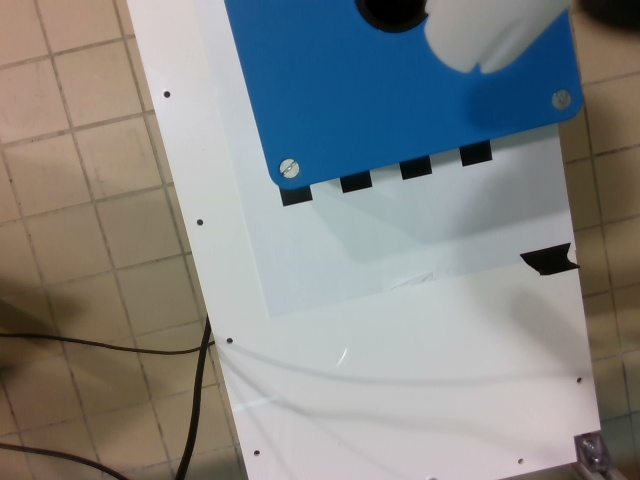
#> input picture photos_integ/flux_continu/video0.jpg, 640 x 480 px; its folder holds only this picture in this run
$ python test2.py
#> lines starting #> are read from the running program, lines starting #| are printed output that depends on the picture; after the words box and inside, x2 and y2 are one past the last pixel; in counts of white or black regions, pixels touching at a corner belong together
import cv2
import numpy as np
import glob
import os

# Dossier contenant les images
image_folder = "photos_integ/flux_continu"
output_folder = "output_images"
os.makedirs(output_folder, exist_ok=True)

def process_image(image_path):
#> called with image_path = 'photos_integ/flux_continu/video0.jpg'
    img = cv2.imread(image_path)
#> img is the input picture: shape (480, 640, 3); mean B, G, R 132.1, 133, 130.7

    # Convertir en HSV et extraire la valeur
    hsv = cv2.cvtColor(img, cv2.COLOR_BGR2HSV)
#> hsv: shape (480, 640, 3); mean H, S, V 58.2, 72.3, 148.6
    v_channel = hsv[:, :, 2]
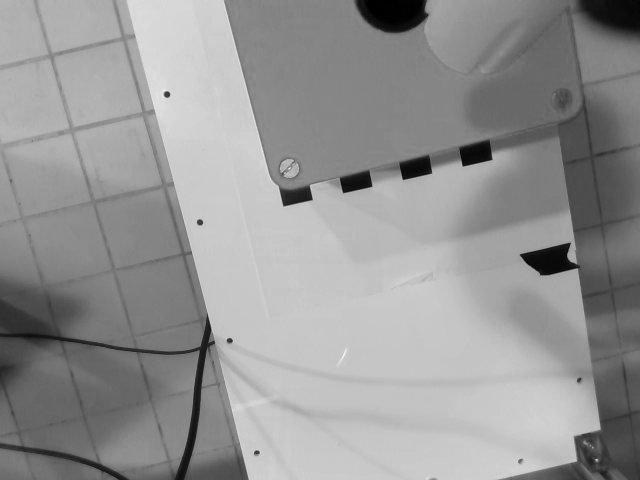
#> v_channel: shape (480, 640); min 0, max 245, mean 148.6

    # Égalisation d'histogramme pour améliorer le contraste
    v_equalized = cv2.equalizeHist(v_channel)
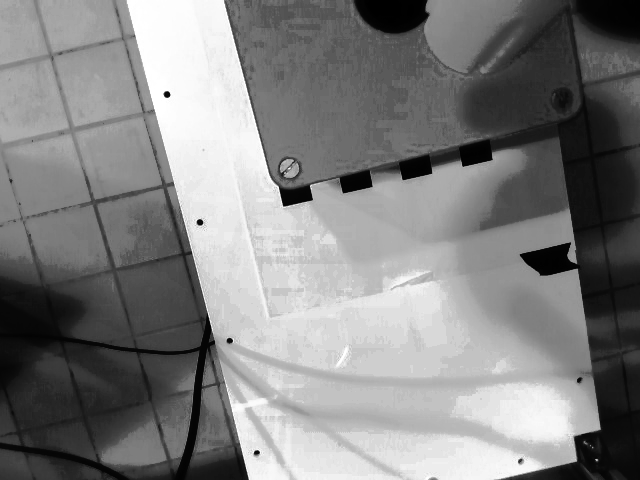
#> v_equalized: shape (480, 640); min 0, max 255, mean 128.8

    # Seuillage d'Otsu pour détecter les blobs noirs
    _, thresh = cv2.threshold(v_equalized, 40, 255, cv2.THRESH_BINARY_INV + cv2.THRESH_OTSU)
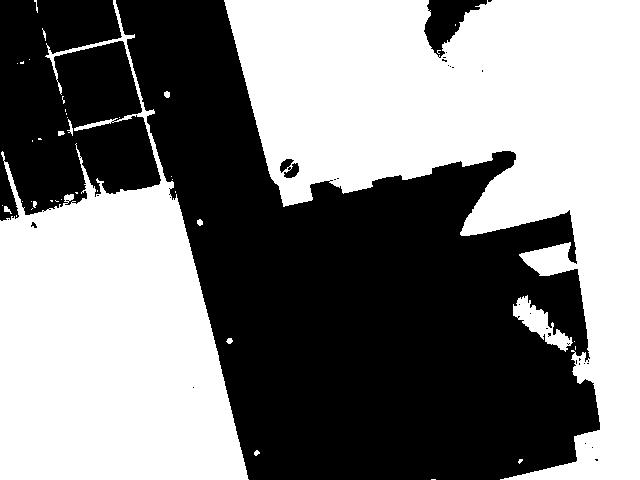
#> thresh: shape (480, 640); 50.7% white; 32 black regions (27 under 20 px), largest, box (x1, y1, x2, y2) and area: (116, 0, 600, 480) 122926, (0, 0, 161, 221) 26462, (424, 0, 487, 58) 1707, (280, 159, 299, 178) 236, (31, 222, 37, 228) 21

    # Opérations morphologiques (dilatation puis érosion) pour améliorer la segmentation
    kernel = np.ones((5, 5), np.uint8)
    thresh = cv2.morphologyEx(thresh, cv2.MORPH_CLOSE, kernel)
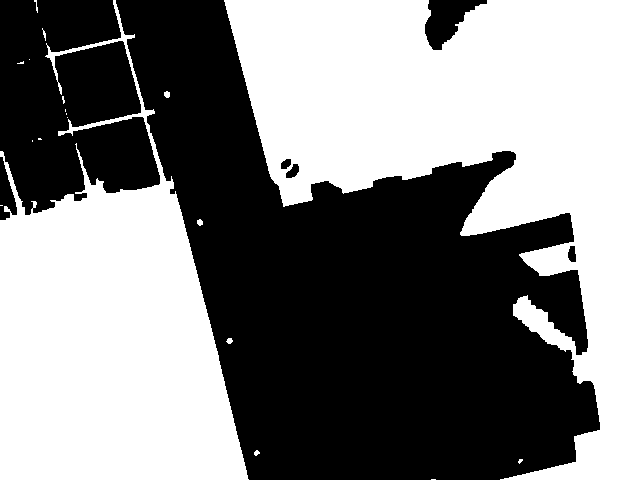
#> thresh: shape (480, 640); 51% white; 7 black regions

    # Détection des contours
    contours, _ = cv2.findContours(thresh, cv2.RETR_EXTERNAL, cv2.CHAIN_APPROX_SIMPLE)
#> contours = 19 contours, 14 with area under 20; largest, box (x1, y1, x2, y2) and area: (224, 0, 640, 480) 92981, (0, 0, 249, 480) 61388, (164, 91, 170, 98) 24, (197, 219, 203, 226) 23, (226, 338, 233, 344) 22

    # Sélection du plus grand contour en surface
    if contours:
        largest_contour = max(contours, key=cv2.contourArea)
#> largest_contour = contour of 678 points, box (x1, y1, x2, y2) (224, 0, 640, 480), area 92981

        # Calcul du centroïde
        M = cv2.moments(largest_contour)
#> M = moments, m00 92981, centre m10/m00, m01/m00 = (479.1, 146.6)
        if M["m00"] != 0:
            cX = int(M["m10"] / M["m00"])
#> cX = 479
            cY = int(M["m01"] / M["m00"])
#> cY = 146
            cv2.circle(img, (cX, cY), 5, (0, 255, 0), -1)  # Centroïde en vert
#> img: shape (480, 640, 3); 0.03% of pixels changed, all inside (x1, y1, x2, y2) = (474, 141, 485, 152)
            cv2.putText(img, f"({cX}, {cY})", (cX - 40, cY - 10),
                        cv2.FONT_HERSHEY_SIMPLEX, 0.6, (0, 255, 0), 2)

        # Dessin du contour
        cv2.drawContours(img, [largest_contour], -1, (0, 0, 255), 2)  # Contour en rouge
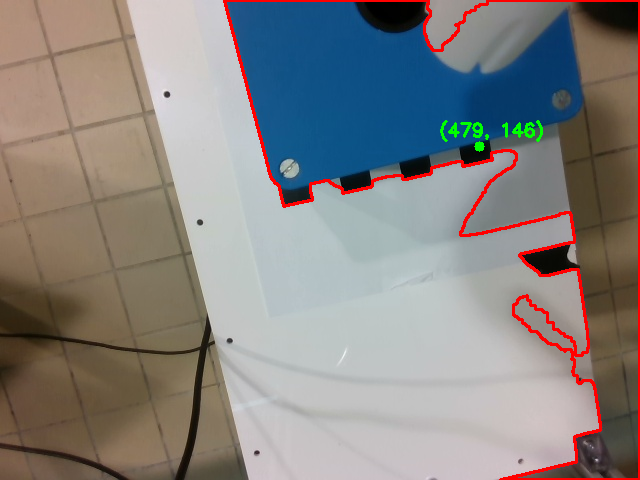
#> img: shape (480, 640, 3); mean B, G, R 129.3, 131, 134

    return img

# Traiter toutes les images du dossier
images = glob.glob(os.path.join(image_folder, "*.jpg"))

for image_path in images:
    processed_img = process_image(image_path)


    # Afficher l'image (décommentez pour voir chaque image)
    cv2.imshow("Processed Image", processed_img)
    cv2.waitKey(0)

cv2.destroyAllWindows()

$ run again, on photos_integ/flux_continu/video12.jpg
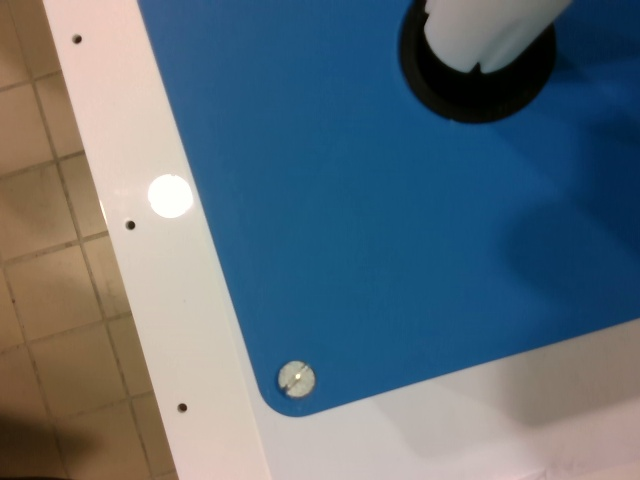
#> input picture photos_integ/flux_continu/video12.jpg, 640 x 480 px
#> in process_image, img is the input picture: shape (480, 640, 3); mean B, G, R 121.1, 109.9, 93.9
#> hsv: shape (480, 640, 3); mean H, S, V 59.3, 135.9, 139
#> in process_image, `thresh = cv2.morphologyEx(thresh, cv2.MORPH_CLOSE, kernel)`:
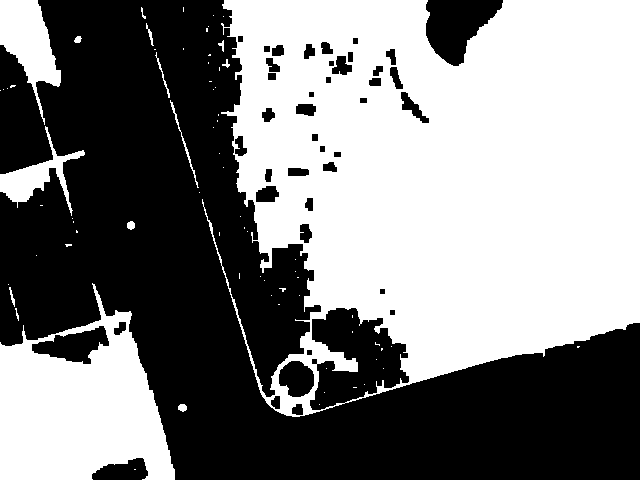
#> thresh: shape (480, 640); 50.6% white; 42 black regions
#> contours = 61 contours, 50 with area under 20; largest, box (x1, y1, x2, y2) and area: (202, 0, 640, 417) 137498, (0, 283, 175, 480) 22204, (0, 0, 61, 125) 3391, (0, 126, 85, 216) 1723, (170, 100, 199, 188) 82
#> largest_contour = contour of 817 points, box (x1, y1, x2, y2) (202, 0, 640, 417), area 137498
#> M = moments, m00 137497.5, centre m10/m00, m01/m00 = (440.1, 183)
#> cX = 440
#> cY = 183
#> in process_image, `cv2.drawContours(img, [largest_contour], -1, (0, 0, 255), 2)`:
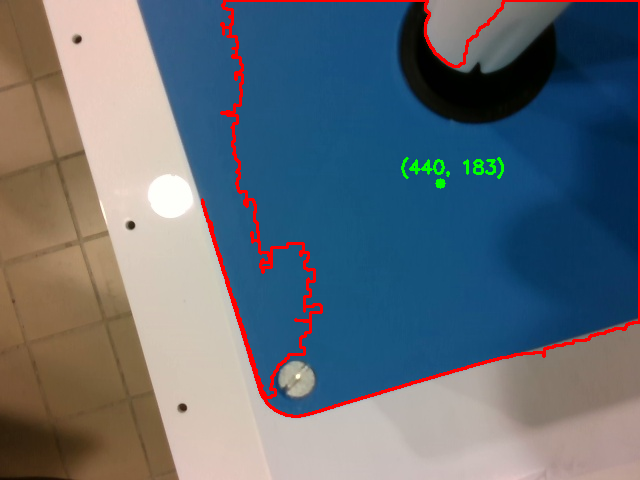
#> img: shape (480, 640, 3); mean B, G, R 118.1, 108.4, 98.3

$ run again, on photos_integ/flux_continu/video1.jpg
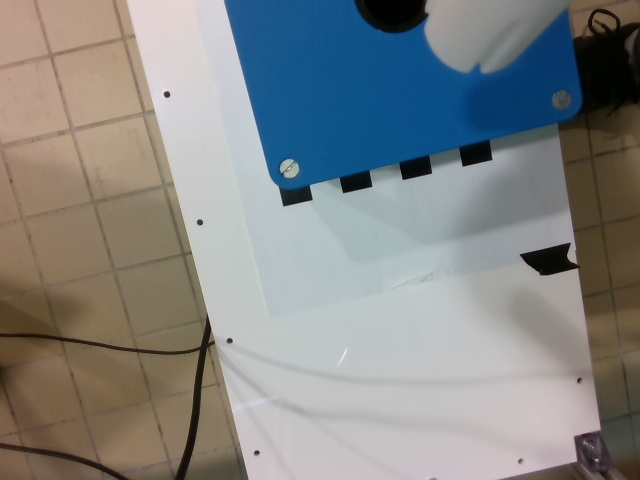
#> input picture photos_integ/flux_continu/video1.jpg, 640 x 480 px
#> in process_image, img is the input picture: shape (480, 640, 3); mean B, G, R 132.7, 133.5, 131
#> hsv: shape (480, 640, 3); mean H, S, V 59.9, 74.1, 149.2
#> in process_image, `thresh = cv2.morphologyEx(thresh, cv2.MORPH_CLOSE, kernel)`:
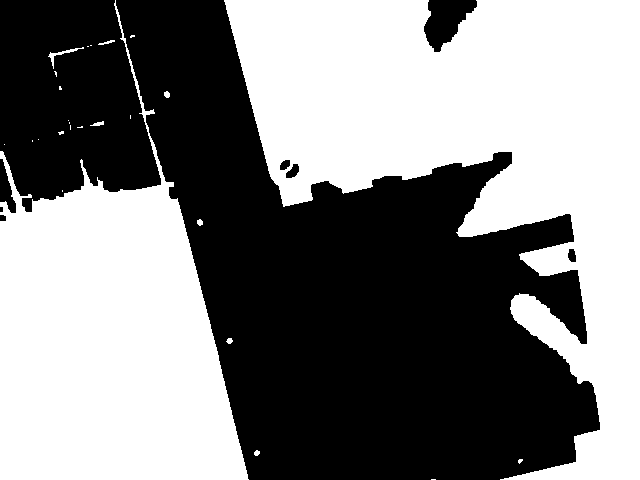
#> thresh: shape (480, 640); 51.3% white; 9 black regions (1 under 20 px)
#> contours = 26 contours, 19 with area under 20; largest, box (x1, y1, x2, y2) and area: (224, 0, 640, 480) 94309, (0, 0, 249, 480) 61120, (48, 47, 84, 69) 74, (90, 121, 104, 126) 24, (164, 91, 170, 98) 24, (197, 219, 203, 226) 23, (226, 338, 233, 344) 22
#> largest_contour = contour of 687 points, box (x1, y1, x2, y2) (224, 0, 640, 480), area 94309
#> M = moments, m00 94309, centre m10/m00, m01/m00 = (480, 148.8)
#> cX = 480
#> cY = 148
#> in process_image, `cv2.drawContours(img, [largest_contour], -1, (0, 0, 255), 2)`:
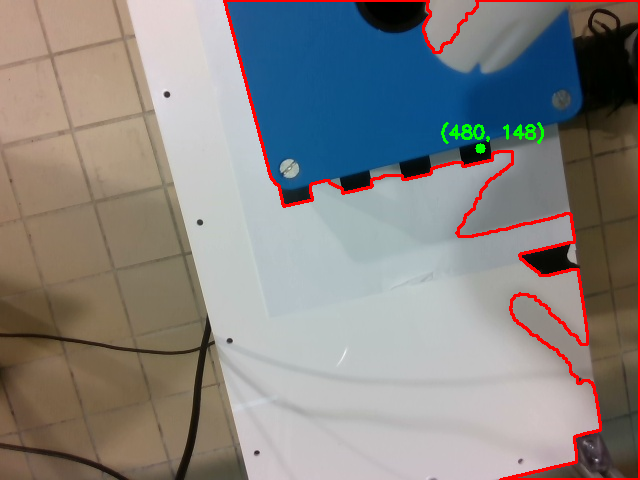
#> img: shape (480, 640, 3); mean B, G, R 129.9, 131.5, 134.3
